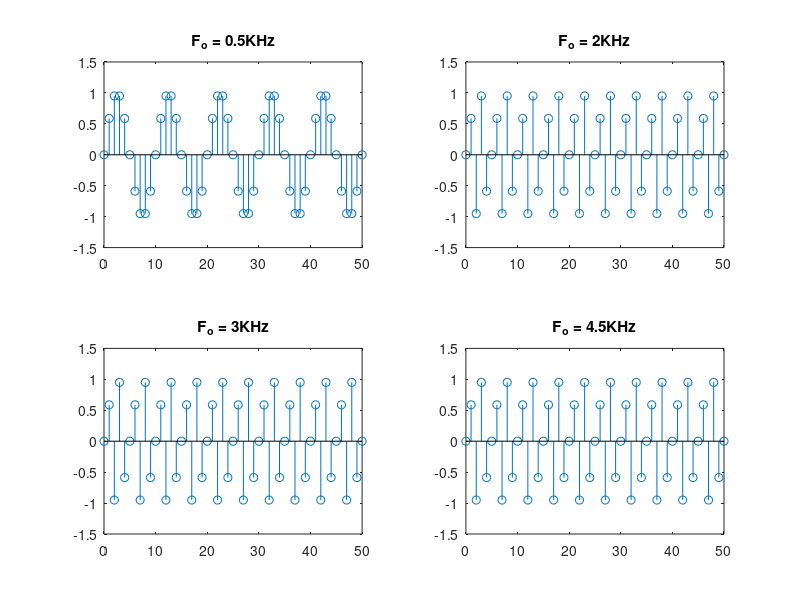
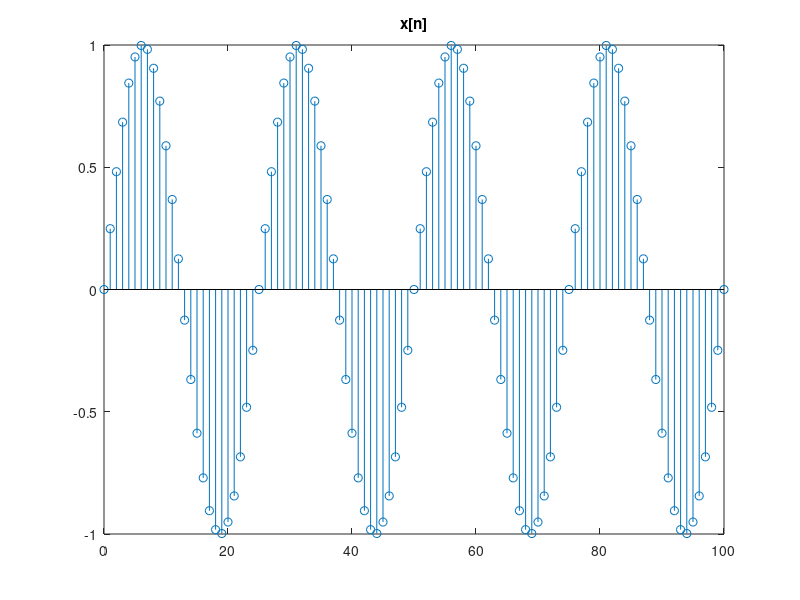
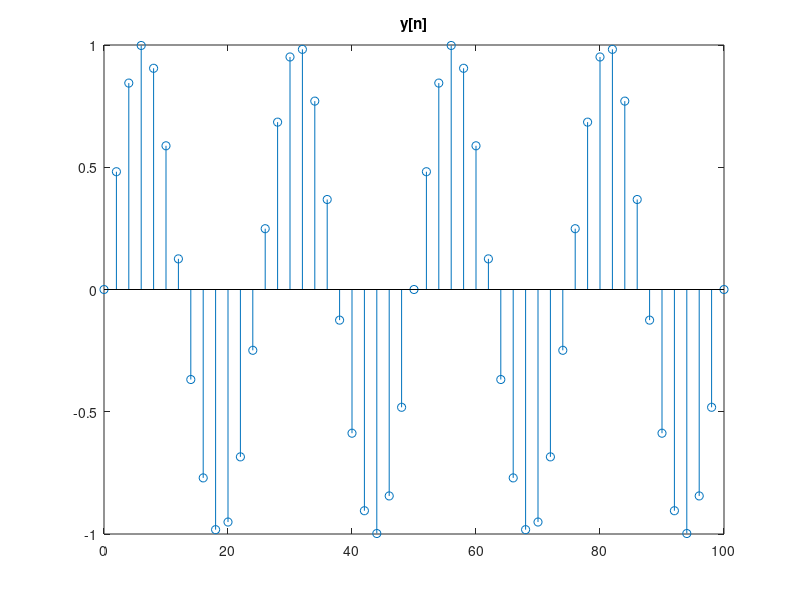

Recreate these plots in MATLAB, in order.
% Exercise 3

% I

Fs= 5000;
Ts= 1/Fs;
n= 0:50;

x_a1 = sin(2*pi*500*Ts*n);
x_a2 = sin(2*pi*2000*Ts*n);
x_a3 = sin(2*pi*3000*Ts*n);
x_a4 = sin(2*pi*4500*Ts*n);

subplot(2, 2, 1);
stem(n, x_a1); title('F_o = 0.5KHz')
axis([0 50 -1.5 1.5])

subplot(2, 2, 2);
stem(n, x_a2); title('F_o = 2KHz')
axis([0 50 -1.5 1.5])

subplot(2, 2, 3);
stem(n, x_a2); title('F_o = 3KHz')
axis([0 50 -1.5 1.5])

subplot(2, 2, 4);
stem(n, x_a2); title('F_o = 4.5KHz')
axis([0 50 -1.5 1.5])

%The plots with frequancies 3KHz and 4.5 KHz have lost information
%since Nyquist?s theorem states that to avoid distortion or loss of
%information when sampling a signal, the sampling frequency must be 
%at least twice the highest frequency component of the signal. 
%If the sampling frequency is less than this, a phenomenon called 
%aliasing occurs, where high-frequency components are incorrectly 
%identified as lower frequencies, leading to a distorted, ?alias? signal.
%This minimum rate is known as the Nyquist rate.


% II
Fs = 50000;
Ts = 1/Fs;
n = 0:100;

x = sin(2*pi*2000*Ts*n); % Frequancy F_o = Ts * 2KHz = 0.04Hz
figure;
stem(n,x); title('x[n]');

y = x(1:2:101);
n = 0:2:100;
figure;
stem(n,y); title('y[n]'); 
% Signal is periodic with a period half of that of x[n] i.e., half the
% frequancy (0.02Hz)
